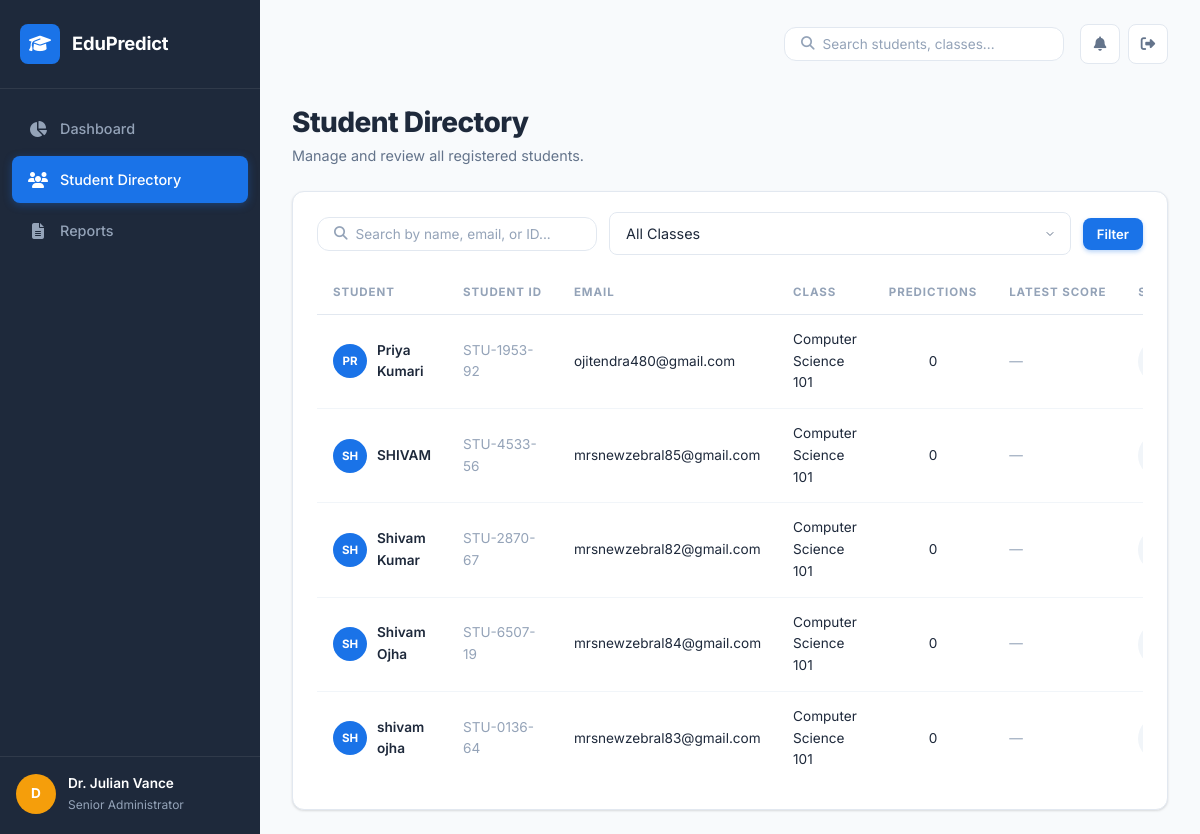
Page /admin/students (signed in) on the earlier database version.
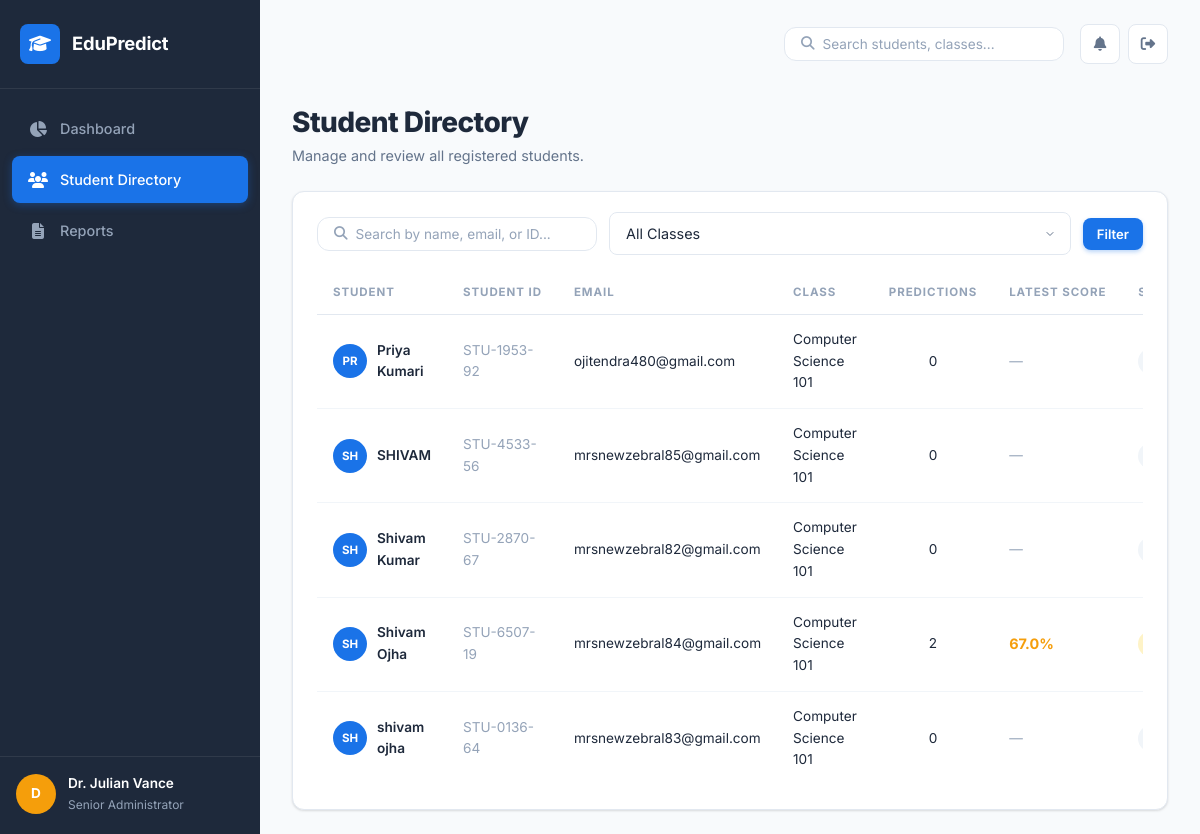
Same page on the later database version.
### tables this page shows
CREATE TABLE users (
    id INTEGER PRIMARY KEY AUTOINCREMENT,
    name TEXT NOT NULL,
    email TEXT UNIQUE NOT NULL,
    mobile TEXT NOT NULL,
    password_hash TEXT NOT NULL,
    role TEXT NOT NULL DEFAULT 'student',
    class_name TEXT DEFAULT 'Computer Science 101',
    student_id TEXT UNIQUE,
    is_verified INTEGER DEFAULT 0,
    created_at TIMESTAMP DEFAULT CURRENT_TIMESTAMP
, reset_token TEXT, reset_token_expiry REAL, section TEXT DEFAULT 'A');

### app.py (the view)
@app.route('/admin/students')
@admin_required
def admin_students():
    db = get_db()
    search = request.args.get('search', '')
    class_filter = request.args.get('class', '')
    query = '''
        SELECT u.*,
               (SELECT predicted_score FROM predictions WHERE user_id = u.id ORDER BY created_at DESC LIMIT 1) as latest_score,
               (SELECT performance_label FROM predictions WHERE user_id = u.id ORDER BY created_at DESC LIMIT 1) as latest_label,
               (SELECT COUNT(*) FROM predictions WHERE user_id = u.id) as prediction_count
        FROM users u WHERE u.role = 'student'
    '''
    params = []
    if search:
        query += ' AND (u.name LIKE ? OR u.email LIKE ? OR u.student_id LIKE ?)'
        params.extend([f'%{search}%', f'%{search}%', f'%{search}%'])
    if class_filter:
        query += ' AND u.class_name = ?'
        params.append(class_filter)
    query += ' ORDER BY u.name'
    students = db.execute(query, params).fetchall()
    classes = db.execute(
        'SELECT DISTINCT class_name FROM users WHERE role = "student" ORDER BY class_name'
    ).fetchall()
    return render_template('admin/students.html', students=students, classes=classes,
                         search=search, class_filter=class_filter)

### app.py (called while the page is built)
def get_db():
    if 'db' not in g:
        g.db = sqlite3.connect(app.config['DATABASE'])
        g.db.row_factory = sqlite3.Row
    return g.db

def admin_required(f):
    @wraps(f)
    def decorated(*args, **kwargs):
        if 'user_id' not in session:
            flash('Please log in to access this page.', 'warning')
            return redirect(url_for('login'))
        if session.get('role') != 'admin':
            flash('Admin access required.', 'danger')
            return redirect(url_for('student_dashboard'))
        return f(*args, **kwargs)
    return decorated

### templates/admin/students.html (shortened to what this page needs)
{% extends "base.html" %}
{% block content %}
<div class="admin-dashboard">
    <div class="dashboard-header">
        <div>
            <h1 class="page-title">Student Directory</h1>
            <p class="page-subtitle">Manage and review all registered students.</p>
        </div>
    </div>
    <div class="card full-width">
        <div class="card-header">
            <div class="search-filter-row">
                <form method="GET" action="{{ url_for('admin_students') }}" class="search-form">
                    <div class="search-box">
                        <i class="fas fa-search"></i>
                        <input type="text" name="search" placeholder="Search by name, email, or ID..." value="{{ search }}" class="search-input">
                    </div>
                    <select name="class" class="form-input form-select compact">
                        <option value="">All Classes</option>
                    </select>
                    <button type="submit" class="btn btn-primary compact">Filter</button>
                </form>
            </div>
        </div>
        <div class="card-body">
            <div class="table-responsive">
                <table class="data-table">
                    <thead>
                        <tr>
                            <th>Student</th>
                            <th>Student ID</th>
                            <th>Email</th>
                            <th>Class</th>
                            <th>Predictions</th>
                            <th>Latest Score</th>
                            <th>Status</th>
                        </tr>
                    </thead>
                    <tbody>
                        {% for student in students %}
                        <tr>
                            <td>
                                <div class="student-cell">
                                    <div class="avatar avatar-sm avatar-blue">
                                        <span>{{ student.name[:2]|upper }}</span>
                                    </div>
                                    <span class="text-bold">{{ student.name }}</span>
                                </div>
                            </td>
                            <td class="text-muted">{{ student.student_id or 'N/A' }}</td>
                            <td>{{ student.email }}</td>
                            <td>{{ student.class_name }}</td>
                            <td class="text-center">{{ student.prediction_count or 0 }}</td>
                            <td>
                                {% if student.latest_score %}
                                <span class="score-highlight score-{{ student.latest_label|lower if student.latest_label else 'average' }}">
                                    {{ student.latest_score }}%
                                </span>
                                {% else %}
                                <span class="text-muted">—</span>
                                {% endif %}
                            </td>
                            <td>
                                {% if student.latest_label %}
                                <span class="badge badge-{{ 'success' if student.latest_label == 'Good' else ('warning' if student.latest_label == 'Average' else 'danger') }}">
                                </span>
                                {% else %}
                                <span class="badge badge-neutral">No Data</span>
                                {% endif %}
                            </td>
                        </tr>
                        {% endfor %}
                    </tbody>
                </table>
            </div>
        </div>
    </div>
</div>
{% endblock %}

Differences in the rows shown:
changed users "Shivam Ojha": prediction_count "0" → "2"; latest_score (not shown) → "67.0"; text "—" → "%"
